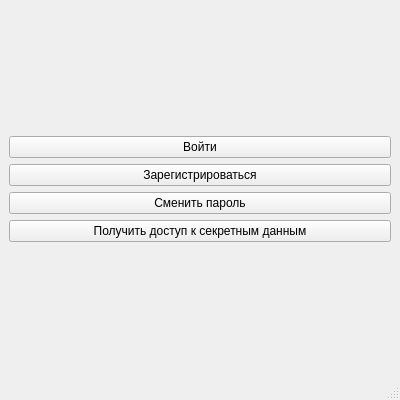
<?xml version="1.0" encoding="UTF-8"?>
<ui version="4.0">
 <class>MainWindow</class>
 <widget class="QMainWindow" name="MainWindow">
  <property name="geometry">
   <rect>
    <x>0</x>
    <y>0</y>
    <width>400</width>
    <height>400</height>
   </rect>
  </property>
  <property name="windowTitle">
   <string>Основное окно</string>
  </property>
  <widget class="QWidget" name="centralwidget">
   <layout class="QVBoxLayout" name="verticalLayout_2">
    <item>
     <layout class="QVBoxLayout" name="verticalLayout">
      <item>
       <widget class="QPushButton" name="login_button">
        <property name="text">
         <string>Войти</string>
        </property>
       </widget>
      </item>
      <item>
       <widget class="QPushButton" name="signup_button">
        <property name="text">
         <string>Зарегистрироваться</string>
        </property>
       </widget>
      </item>
      <item>
       <widget class="QPushButton" name="change_password_button">
        <property name="text">
         <string>Сменить пароль</string>
        </property>
       </widget>
      </item>
      <item>
       <widget class="QPushButton" name="access_data_button">
        <property name="text">
         <string>Получить доступ к секретным данным</string>
        </property>
       </widget>
      </item>
     </layout>
    </item>
   </layout>
  </widget>
  <widget class="QMenuBar" name="menubar">
   <property name="geometry">
    <rect>
     <x>0</x>
     <y>0</y>
     <width>400</width>
     <height>22</height>
    </rect>
   </property>
  </widget>
  <widget class="QStatusBar" name="statusbar"/>
 </widget>
 <resources/>
 <connections/>
</ui>
